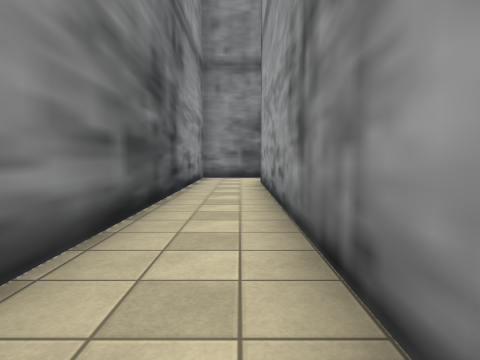
[1] (above)

16 first-person views from a walk through a scene from a Unity 3-D project. The camera is 1.2 m above the floor, tilts 4° down and sees 75° across. The floor is counted in squares, 2 m on a side. Each view is taken from the middle of a square. On the plan, view 1 faces up. The plan holds only what a view shows up to about 9 squares ahead; the rest is blank. The place goes on beyond the plan. The player is left out. Some animated figures are not drawn. Some surface patterns are stand-ins.

[2]
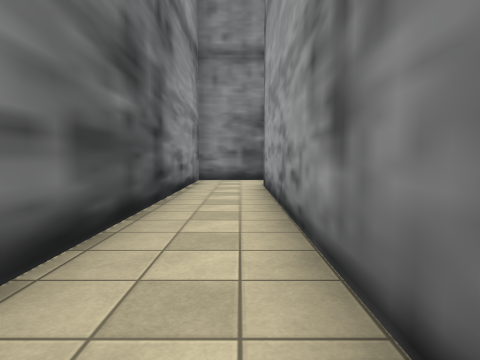

[3]
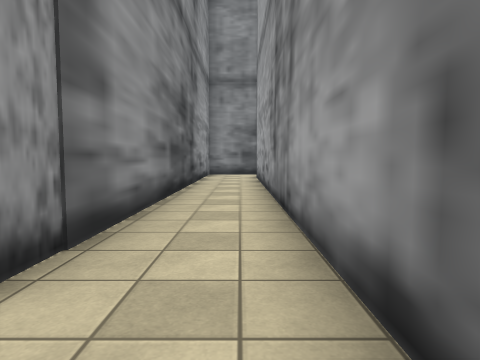

[4]
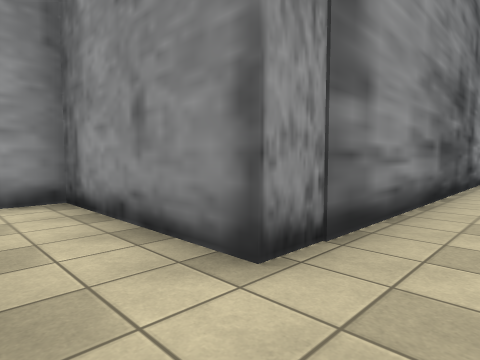

[5]
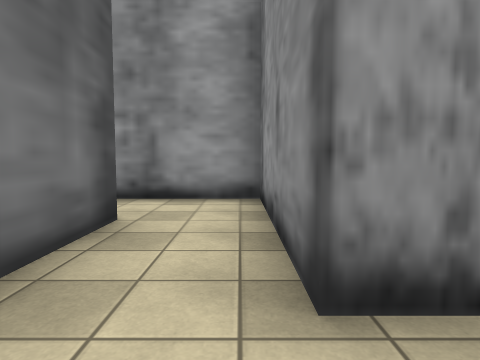

[6]
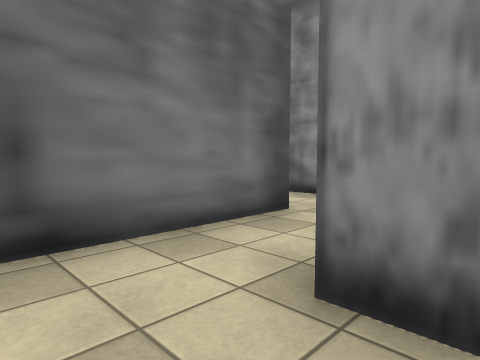

[7]
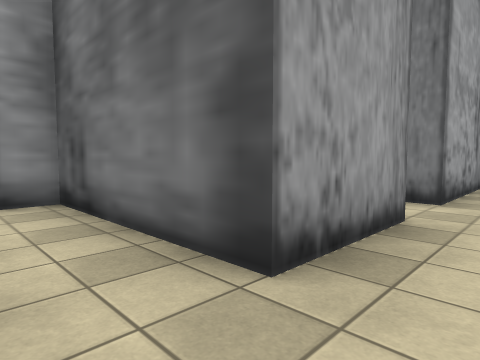

[8]
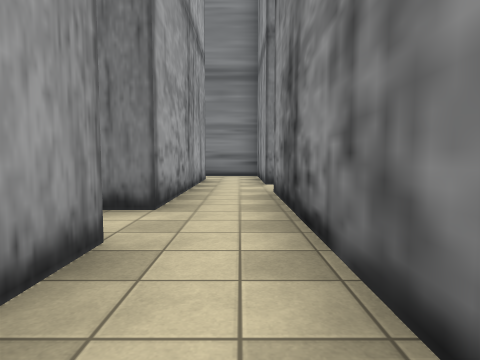

[9]
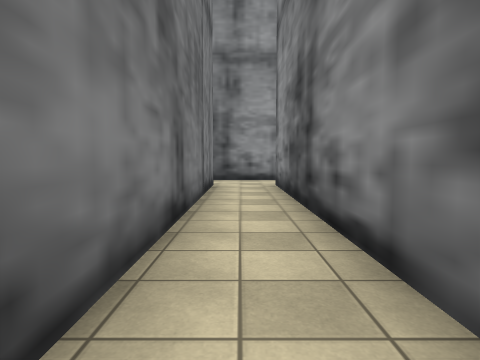

[10]
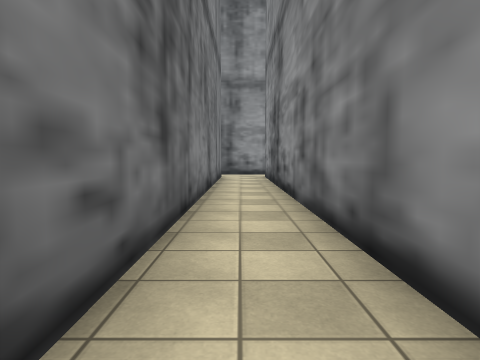

[11]
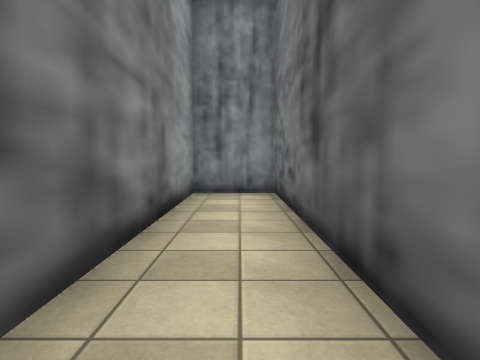

[12]
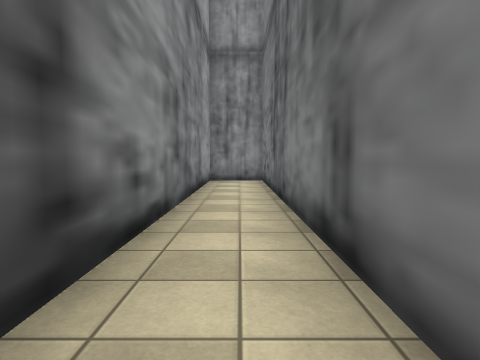

[13]
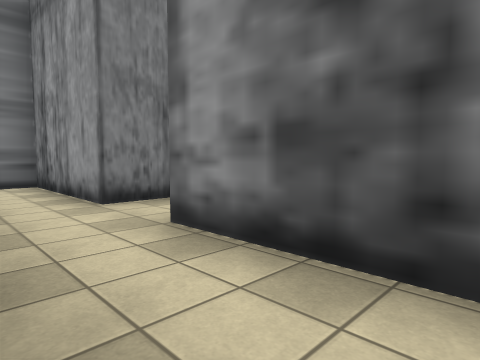

[14]
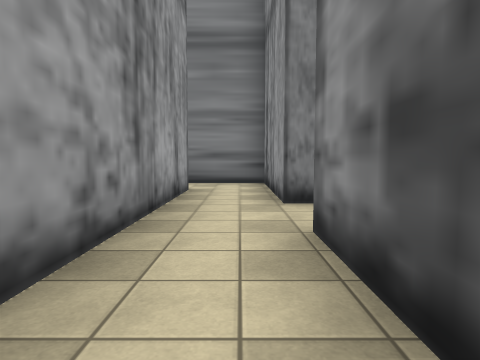

[15]
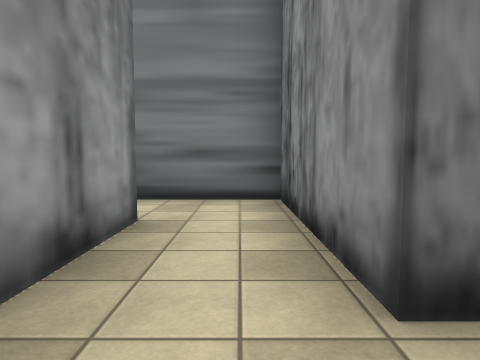

[16]
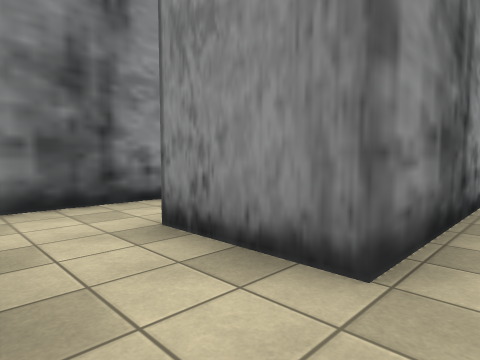

### Floor plan
Points are (right, up) in squares from view 1. A wall is a line through its corners. A room is listed if a view was taken in it or the views show most of it. See-through windows are left out.
Room 1 (views 1, 2, 3, 4, 5, 6)
walls: (-3, -2.2) (0.5, -2.2) (0.5, 7.8); (0.8, 9.6) (-1.2, 9.6) (-1.2, -0.7) (-3.4, -0.7)
ways out: opening at (-2.5, -1.5) to room 2; opening at (1.5, 8.5)
Room 2 (views 7, 8)
walls: (-3.4, -0.7) (-4.6, -0.7) (-4.6, -2.4)
ways out: opening at (-2.5, -1.5) to room 1; opening at (-4, -3.5) to room 3
Room 3 (views 9, 10, 11, 12, 13, 14)
walls: (-3, -7.6) (-3, -5.6) (7.4, -5.6) (7.4, -4.2) (-3, -4.2) (-3, -2.2); (-4.6, -2.4) (-4.6, -7.5)
ways out: opening at (-4, -3.5) to room 2; opening at (-4, -6.5) to room 4
Room 4 (views 15, 16)
walls: (-5.6, -9.1) (-4.6, -9.1) (-4.6, -12.5) (-3.4, -12.5); (-4.6, -7.5) (-6.5, -7.5); (-3, -11) (-3, -7.6)
ways out: opening at (-4, -6.5) to room 3; opening at (-5.5, -8); opening at (-3, -12)

Where each view was taken, in squares from view 1:
view 1: 0 up, 0 right, facing up
view 2: 1 up, 0 right, facing up
view 3: 2 down, 0 right, facing up
view 4: 2 down, 0 right, facing up-left
view 5: 1 down, 0 right, facing left
view 6: 0 up, 0 right, facing down-left
view 7: 1 down, 4 left, facing down-right
view 8: 2 down, 4 left, facing down
view 9: 5 down, 4 right, facing left
view 10: 5 down, 7 right, facing left
view 11: 5 down, 2 right, facing right
view 12: 5 down, 1 left, facing right
view 13: 5 down, 3 left, facing down-left
view 14: 5 down, 4 left, facing down
view 15: 8 down, 4 left, facing down
view 16: 9 down, 4 left, facing up-left
